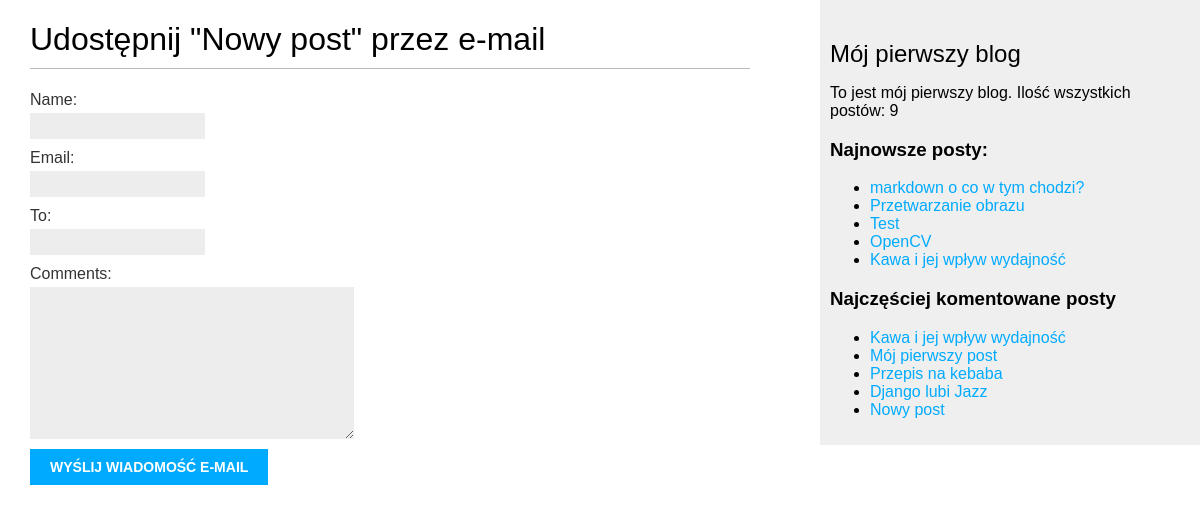
Page /blog/3/share on the committed database.
### blog/models.py (models this page shows, shortened)
class Post(models.Model):
    class Status(models.TextChoices):
        DRAFT = 'DF', 'Roboczy'
        PUBLISHED = 'PB', 'Opublikowany'
    title = models.CharField(max_length=250)
    slug = models.SlugField(max_length=250, unique_for_date="publish")
    author = models.ForeignKey(User, on_delete=models.CASCADE, related_name='blog_post')
    body = models.TextField()
    publish = models.DateTimeField(default=timezone.now)
    created = models.DateTimeField(auto_now_add=True)
    updated = models.DateTimeField(auto_now=True)
    status = models.CharField(max_length=2, choices=Status.choices, default=Status.DRAFT)
    object = models.Manager()
    published = PublishedManager()
    tags = TaggableManager()
    class Meta:
        ordering = ['-publish']
        indexes = [
            models.Index(fields=['-publish']),
        ]
    def get_absolute_url(self):
        return reverse("blog:post_detail",
                       args=[self.publish.year, self.publish.month, self.publish.day, self.slug])

### blog/views.py (the view)
# urls.py: path("<int:post_id>/share", views.post_share, name="post_share"),
def post_share(request, post_id):
    post = get_object_or_404(Post, id=post_id, status=Post.Status.PUBLISHED)
    sent = False
    if request.method == "POST":
        form = EmailPostForm(request.POST)
        if form.is_valid():
            cd = form.cleaned_data
            post_url = request.build_absolute_uri(
                post.get_absolute_url())
            subject = f"{cd['name']} zaleca Ci przeczytanie " \
                      f"{post.title}"
            massage = f"Przczytaj {post.title} pod adresem {post_url}\n\n" \
                      f"komenatrze {cd['name']}: {cd['comments']}"
            send_mail(subject, massage, 'urb2001an@gmail.com', [cd['to']])
            sent = True
    else:
        form = EmailPostForm()
    return render(request, "blog/post/share.html", {"post": post, "form": form, "sent": sent})

### blog/forms.py
class EmailPostForm(forms.Form):
    name = forms.CharField(max_length=25)
    email = forms.EmailField()
    to = forms.EmailField()
    comments = forms.CharField(required=False, widget=forms.Textarea)

### blog/models.py (called while the page is built)
    def get_queryset(self):
        return super().get_queryset() \
            .filter(status=Post.Status.PUBLISHED)

### blog/templatetags/blog_tags.py (called while the page is built)
@register.simple_tag
def total_posts():
    return Post.published.count()

@register.inclusion_tag("blog/post/latest_posts.html")
def show_latest_posts(count=5):
    latest_posts = Post.published.order_by("-publish")[:count]
    return {"latest_posts" : latest_posts}

@register.simple_tag
def get_most_commented_posts(count=5):
    return Post.published.annotate(total_comments=Count("comments")
                                   ).order_by("-total_comments")[:count]

### blog/templates/blog/post/share.html (shortened to what this page needs)
{% extends "blog/base.html" %}
{% block content %}
    {% if sent %}
    <h1>Wiadomość email została pomyślnie wysłana</h1>
    <p> Wysłanie posta "{{ post.title }}" do {{ form.cleaned_data.to }} zakończyło się pomyślnie</p>
    {% else %}
    <h1>Udostępnij "{{ post.title }}" przez e-mail</h1>
    <form method="post">
    {{ form.as_p }}
    <input type="submit" value="Wyślij wiadomość e-mail">
    </form>
    {% endif %}
{% endblock %}

### blog/templates/blog/base.html (shortened to what this page needs)
{% load blog_tags %}
{% load static %}
{{ '<' }}{{ '!DOCTYPE html>' }}
<html>
<head>
    <link href="{% static 'css/blog.css' %}" rel="stylesheet">
</head>
<body>
<div id="content">
    {% block content %}
    {% endblock %}
</div>
<div id="sidebar">
    <h2>Mój pierwszy blog</h2>
    <p>To jest mój pierwszy blog.
    Ilość wszystkich postów: {% total_posts %}
    </p>
    <h3>Najnowsze posty:</h3>
    {% show_latest_posts 5 %}
    <h3>Najczęściej komentowane posty</h3>
    {% get_most_commented_posts as most_commented_posts %}
    <ul>
        {% for post in most_commented_posts %}
        <li>
            <a href="{{ post.get_absolute_url }}">{{ post.title }}</a>
        </li>
        {% endfor %}
    </ul>
</div>
</body>
</html>

### blog/templates/blog/post/latest_posts.html
<ul>
    {% for post in latest_posts %}
    <li>
        <a href="{{ post.get_absolute_url }}">{{ post.title }}</a>
    </li>
    {% endfor %}
</ul>

### blog/static/css/blog.css (style rules this page uses)
body { margin:0; padding:0; font-family:helvetica, sans-serif; }
a { color:#00abff; text-decoration:none; }
h1 { font-weight:normal; border-bottom:1px solid #bbb; padding:0 0 10px 0; }
h2 { font-weight:normal; margin:30px 0 0; }
#content { float:left; width:60%; padding:0 0 0 30px; }
#sidebar { float:right; width:30%; padding:10px; background:#efefef; height:100%; }
label { float:left; clear:both; color:#333; margin-bottom:4px; }
input, textarea { clear:both; float:left; margin:0 0 10px; background:#ededed; border:0; padding:6px 10px; font-size:12px; }
input[type=submit] { font-weight:bold; background:#00abff; color:#fff; padding:10px 20px; font-size:14px; text-transform:uppercase; }

### rows in the picture
Post: title "Nowy post"
Post: title "markdown o co w tym chodzi?"
Post: title "Przetwarzanie obrazu"
Post: title "Test"
Post: title "OpenCV"
Post: title "Kawa i jej wpływ wydajność"
Post: title "Mój pierwszy post"
Post: title "Przepis na kebaba"
Post: title "Django lubi Jazz"
